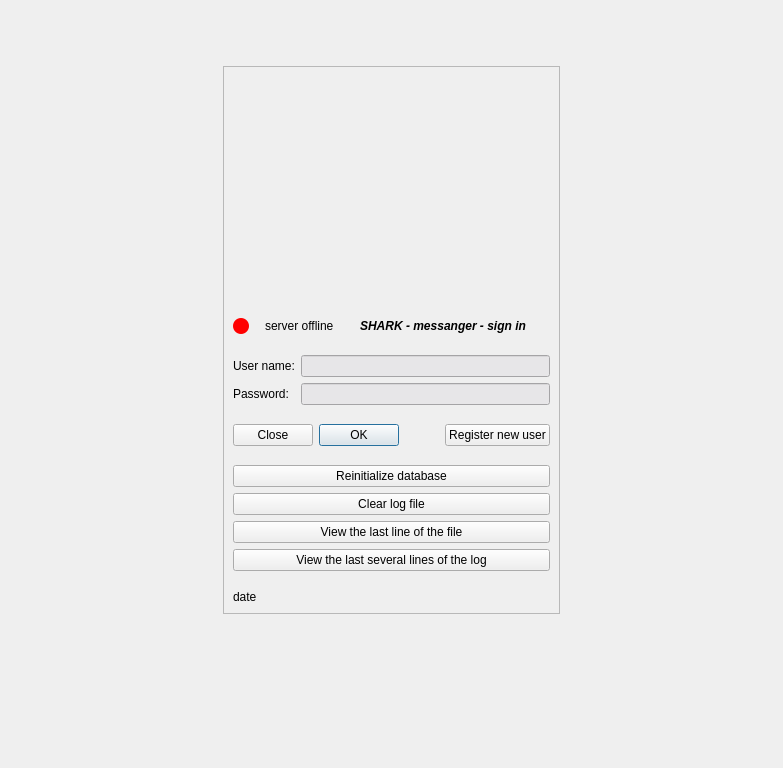
<?xml version="1.0" encoding="UTF-8"?>
<ui version="4.0">
 <class>ScreenLogin</class>
 <widget class="QWidget" name="ScreenLogin">
  <property name="geometry">
   <rect>
    <x>0</x>
    <y>0</y>
    <width>783</width>
    <height>768</height>
   </rect>
  </property>
  <property name="sizePolicy">
   <sizepolicy hsizetype="Expanding" vsizetype="Expanding">
    <horstretch>0</horstretch>
    <verstretch>0</verstretch>
   </sizepolicy>
  </property>
  <property name="windowTitle">
   <string>User sign-in</string>
  </property>
  <property name="styleSheet">
   <string notr="true"/>
  </property>
  <layout class="QGridLayout" name="gridLayout">
   <item row="0" column="1">
    <spacer name="verticalSpacerMainTop">
     <property name="orientation">
      <enum>Qt::Orientation::Vertical</enum>
     </property>
     <property name="sizeHint" stdset="0">
      <size>
       <width>20</width>
       <height>77</height>
      </size>
     </property>
    </spacer>
   </item>
   <item row="1" column="0">
    <spacer name="verticalSpacerMainLeft">
     <property name="orientation">
      <enum>Qt::Orientation::Horizontal</enum>
     </property>
     <property name="sizeHint" stdset="0">
      <size>
       <width>326</width>
       <height>20</height>
      </size>
     </property>
    </spacer>
   </item>
   <item row="1" column="1">
    <widget class="QFrame" name="frame">
     <property name="sizePolicy">
      <sizepolicy hsizetype="Fixed" vsizetype="Expanding">
       <horstretch>0</horstretch>
       <verstretch>0</verstretch>
      </sizepolicy>
     </property>
     <property name="frameShape">
      <enum>QFrame::Shape::StyledPanel</enum>
     </property>
     <property name="frameShadow">
      <enum>QFrame::Shadow::Raised</enum>
     </property>
     <property name="lineWidth">
      <number>2</number>
     </property>
     <layout class="QVBoxLayout" name="verticalLayout">
      <item>
       <layout class="QHBoxLayout" name="horizontalLayout_5">
        <item>
         <spacer name="horizontalSpacer_4">
          <property name="orientation">
           <enum>Qt::Orientation::Horizontal</enum>
          </property>
          <property name="sizeHint" stdset="0">
           <size>
            <width>40</width>
            <height>20</height>
           </size>
          </property>
         </spacer>
        </item>
        <item>
         <widget class="QLabel" name="label_4">
          <property name="sizePolicy">
           <sizepolicy hsizetype="Fixed" vsizetype="Fixed">
            <horstretch>0</horstretch>
            <verstretch>0</verstretch>
           </sizepolicy>
          </property>
          <property name="minimumSize">
           <size>
            <width>221</width>
            <height>221</height>
           </size>
          </property>
          <property name="maximumSize">
           <size>
            <width>221</width>
            <height>221</height>
           </size>
          </property>
          <property name="text">
           <string/>
          </property>
          <property name="pixmap">
           <pixmap resource="resources.qrc">:/images/shark_1.jpg</pixmap>
          </property>
          <property name="scaledContents">
           <bool>true</bool>
          </property>
         </widget>
        </item>
        <item>
         <spacer name="horizontalSpacer_5">
          <property name="orientation">
           <enum>Qt::Orientation::Horizontal</enum>
          </property>
          <property name="sizeHint" stdset="0">
           <size>
            <width>40</width>
            <height>20</height>
           </size>
          </property>
         </spacer>
        </item>
       </layout>
      </item>
      <item>
       <spacer name="verticalSpacer_7">
        <property name="orientation">
         <enum>Qt::Orientation::Vertical</enum>
        </property>
        <property name="sizeType">
         <enum>QSizePolicy::Policy::Fixed</enum>
        </property>
        <property name="sizeHint" stdset="0">
         <size>
          <width>20</width>
          <height>13</height>
         </size>
        </property>
       </spacer>
      </item>
      <item>
       <layout class="QHBoxLayout" name="horizontalLayout">
        <item>
         <widget class="QLabel" name="serverStatusLabelRound">
          <property name="sizePolicy">
           <sizepolicy hsizetype="Minimum" vsizetype="Fixed">
            <horstretch>0</horstretch>
            <verstretch>0</verstretch>
           </sizepolicy>
          </property>
          <property name="minimumSize">
           <size>
            <width>16</width>
            <height>16</height>
           </size>
          </property>
          <property name="maximumSize">
           <size>
            <width>16</width>
            <height>16</height>
           </size>
          </property>
          <property name="styleSheet">
           <string notr="true">background-color: red;
border-radius: 8px;</string>
          </property>
          <property name="text">
           <string/>
          </property>
         </widget>
        </item>
        <item>
         <spacer name="horizontalSpacer">
          <property name="sizePolicy">
           <sizepolicy hsizetype="Minimum" vsizetype="Minimum">
            <horstretch>0</horstretch>
            <verstretch>0</verstretch>
           </sizepolicy>
          </property>
          <property name="orientation">
           <enum>Qt::Orientation::Horizontal</enum>
          </property>
          <property name="sizeType">
           <enum>QSizePolicy::Policy::Minimum</enum>
          </property>
          <property name="sizeHint" stdset="0">
           <size>
            <width>10</width>
            <height>20</height>
           </size>
          </property>
         </spacer>
        </item>
        <item>
         <widget class="QLabel" name="serverStatusLabel">
          <property name="sizePolicy">
           <sizepolicy hsizetype="Minimum" vsizetype="Fixed">
            <horstretch>0</horstretch>
            <verstretch>0</verstretch>
           </sizepolicy>
          </property>
          <property name="autoFillBackground">
           <bool>false</bool>
          </property>
          <property name="styleSheet">
           <string notr="true"/>
          </property>
          <property name="text">
           <string>server offline</string>
          </property>
         </widget>
        </item>
        <item>
         <spacer name="horizontalSpacer_2">
          <property name="sizePolicy">
           <sizepolicy hsizetype="Minimum" vsizetype="Minimum">
            <horstretch>0</horstretch>
            <verstretch>0</verstretch>
           </sizepolicy>
          </property>
          <property name="orientation">
           <enum>Qt::Orientation::Horizontal</enum>
          </property>
          <property name="sizeType">
           <enum>QSizePolicy::Policy::Minimum</enum>
          </property>
          <property name="sizeHint" stdset="0">
           <size>
            <width>20</width>
            <height>20</height>
           </size>
          </property>
         </spacer>
        </item>
        <item>
         <widget class="QLabel" name="label_3">
          <property name="sizePolicy">
           <sizepolicy hsizetype="Minimum" vsizetype="Fixed">
            <horstretch>0</horstretch>
            <verstretch>0</verstretch>
           </sizepolicy>
          </property>
          <property name="font">
           <font>
            <italic>true</italic>
            <bold>true</bold>
           </font>
          </property>
          <property name="text">
           <string>SHARK - messanger - sign in</string>
          </property>
          <property name="alignment">
           <set>Qt::AlignmentFlag::AlignCenter</set>
          </property>
         </widget>
        </item>
        <item>
         <spacer name="horizontalSpacer_7">
          <property name="orientation">
           <enum>Qt::Orientation::Horizontal</enum>
          </property>
          <property name="sizeHint" stdset="0">
           <size>
            <width>2</width>
            <height>20</height>
           </size>
          </property>
         </spacer>
        </item>
       </layout>
      </item>
      <item>
       <spacer name="verticalSpacer_4">
        <property name="orientation">
         <enum>Qt::Orientation::Vertical</enum>
        </property>
        <property name="sizeType">
         <enum>QSizePolicy::Policy::Fixed</enum>
        </property>
        <property name="sizeHint" stdset="0">
         <size>
          <width>20</width>
          <height>13</height>
         </size>
        </property>
       </spacer>
      </item>
      <item>
       <layout class="QFormLayout" name="formLayout">
        <item row="0" column="0">
         <widget class="QLabel" name="label">
          <property name="styleSheet">
           <string notr="true"/>
          </property>
          <property name="text">
           <string>User name:</string>
          </property>
         </widget>
        </item>
        <item row="0" column="1">
         <widget class="QLineEdit" name="loginEdit">
          <property name="toolTip">
           <string>Enter login</string>
          </property>
          <property name="toolTipDuration">
           <number>10000</number>
          </property>
          <property name="statusTip">
           <string extracomment="statustip"/>
          </property>
          <property name="whatsThis">
           <string extracomment="whatthis"/>
          </property>
          <property name="styleSheet">
           <string notr="true">background-color: rgb(231, 230, 232);
border-color: rgb(0, 0, 0);</string>
          </property>
         </widget>
        </item>
        <item row="1" column="0">
         <widget class="QLabel" name="label_2">
          <property name="styleSheet">
           <string notr="true"/>
          </property>
          <property name="text">
           <string>Password:</string>
          </property>
         </widget>
        </item>
        <item row="1" column="1">
         <widget class="QLineEdit" name="passwordEdit">
          <property name="styleSheet">
           <string notr="true">background-color: rgb(231, 230, 232);
border-color: rgb(0, 0, 0);</string>
          </property>
          <property name="echoMode">
           <enum>QLineEdit::EchoMode::PasswordEchoOnEdit</enum>
          </property>
         </widget>
        </item>
       </layout>
      </item>
      <item>
       <spacer name="verticalSpacer_5">
        <property name="orientation">
         <enum>Qt::Orientation::Vertical</enum>
        </property>
        <property name="sizeType">
         <enum>QSizePolicy::Policy::Fixed</enum>
        </property>
        <property name="sizeHint" stdset="0">
         <size>
          <width>20</width>
          <height>13</height>
         </size>
        </property>
       </spacer>
      </item>
      <item>
       <layout class="QHBoxLayout" name="horizontalLayout_2">
        <item>
         <widget class="QDialogButtonBox" name="loginButtonBox">
          <property name="sizePolicy">
           <sizepolicy hsizetype="Fixed" vsizetype="Fixed">
            <horstretch>0</horstretch>
            <verstretch>0</verstretch>
           </sizepolicy>
          </property>
          <property name="layoutDirection">
           <enum>Qt::LayoutDirection::RightToLeft</enum>
          </property>
          <property name="autoFillBackground">
           <bool>false</bool>
          </property>
          <property name="styleSheet">
           <string notr="true"/>
          </property>
          <property name="standardButtons">
           <set>QDialogButtonBox::StandardButton::Close|QDialogButtonBox::StandardButton::Ok</set>
          </property>
          <property name="centerButtons">
           <bool>true</bool>
          </property>
         </widget>
        </item>
        <item>
         <spacer name="horizontalSpacer_3">
          <property name="orientation">
           <enum>Qt::Orientation::Horizontal</enum>
          </property>
          <property name="sizeType">
           <enum>QSizePolicy::Policy::Fixed</enum>
          </property>
          <property name="sizeHint" stdset="0">
           <size>
            <width>40</width>
            <height>20</height>
           </size>
          </property>
         </spacer>
        </item>
        <item>
         <widget class="QPushButton" name="registerModeButton">
          <property name="sizePolicy">
           <sizepolicy hsizetype="Fixed" vsizetype="Fixed">
            <horstretch>0</horstretch>
            <verstretch>0</verstretch>
           </sizepolicy>
          </property>
          <property name="styleSheet">
           <string notr="true"/>
          </property>
          <property name="text">
           <string>Register new user</string>
          </property>
          <property name="autoDefault">
           <bool>false</bool>
          </property>
         </widget>
        </item>
       </layout>
      </item>
      <item>
       <spacer name="verticalSpacer_8">
        <property name="orientation">
         <enum>Qt::Orientation::Vertical</enum>
        </property>
        <property name="sizeType">
         <enum>QSizePolicy::Policy::Fixed</enum>
        </property>
        <property name="sizeHint" stdset="0">
         <size>
          <width>20</width>
          <height>13</height>
         </size>
        </property>
       </spacer>
      </item>
      <item>
       <widget class="QPushButton" name="baseReInitialisationPushButton">
        <property name="text">
         <string>Reinitialize database</string>
        </property>
       </widget>
      </item>
      <item>
       <widget class="QPushButton" name="logFileClearPushButton">
        <property name="text">
         <string>Clear log file</string>
        </property>
       </widget>
      </item>
      <item>
       <widget class="QPushButton" name="lookLogLastLinePushButton">
        <property name="text">
         <string>View the last line of the file</string>
        </property>
       </widget>
      </item>
      <item>
       <widget class="QPushButton" name="lookLogSeveralLinePushButton">
        <property name="text">
         <string>View the last several lines of the log</string>
        </property>
       </widget>
      </item>
      <item>
       <spacer name="verticalSpacer_6">
        <property name="orientation">
         <enum>Qt::Orientation::Vertical</enum>
        </property>
        <property name="sizeType">
         <enum>QSizePolicy::Policy::Fixed</enum>
        </property>
        <property name="sizeHint" stdset="0">
         <size>
          <width>20</width>
          <height>13</height>
         </size>
        </property>
       </spacer>
      </item>
      <item>
       <widget class="QLabel" name="serverDataLabel">
        <property name="sizePolicy">
         <sizepolicy hsizetype="Expanding" vsizetype="Expanding">
          <horstretch>0</horstretch>
          <verstretch>0</verstretch>
         </sizepolicy>
        </property>
        <property name="maximumSize">
         <size>
          <width>353</width>
          <height>16777215</height>
         </size>
        </property>
        <property name="styleSheet">
         <string notr="true"/>
        </property>
        <property name="text">
         <string>date</string>
        </property>
        <property name="wordWrap">
         <bool>true</bool>
        </property>
       </widget>
      </item>
     </layout>
    </widget>
   </item>
   <item row="1" column="2">
    <spacer name="verticalSpacerMairight">
     <property name="orientation">
      <enum>Qt::Orientation::Horizontal</enum>
     </property>
     <property name="sizeHint" stdset="0">
      <size>
       <width>325</width>
       <height>20</height>
      </size>
     </property>
    </spacer>
   </item>
   <item row="2" column="1">
    <spacer name="verticalSpacerMainBottom">
     <property name="orientation">
      <enum>Qt::Orientation::Vertical</enum>
     </property>
     <property name="sizeHint" stdset="0">
      <size>
       <width>20</width>
       <height>165</height>
      </size>
     </property>
    </spacer>
   </item>
  </layout>
 </widget>
 <tabstops>
  <tabstop>loginEdit</tabstop>
  <tabstop>passwordEdit</tabstop>
  <tabstop>registerModeButton</tabstop>
 </tabstops>
 <resources>
  <include location="resources.qrc"/>
 </resources>
 <connections/>
</ui>
